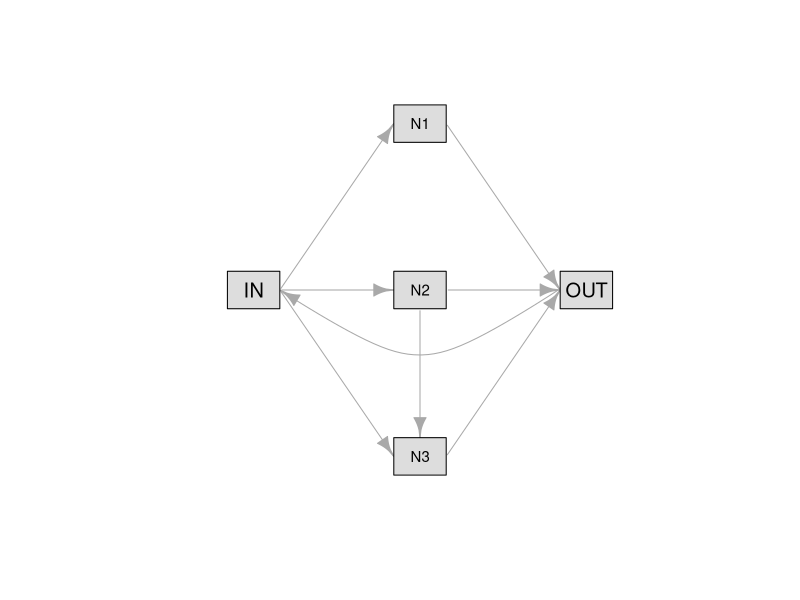

R code for this plot:
# tocID <- "10-courseScripts/exploringNN.R"
#
#
# Purpose: Define simple neural networks. Run them. Experiment with parameters.
#            Find "interesting" variants.
#
#
# Version: 1.9
# Date:    2023-10 - 2024-11
# Author:  boris.steipe@utoronto.ca
#
# Versions:
#   1.9  Update iGraph network sketch. Changed name from "evolvingNN.R" to
#        "exploringNN.R".
#   1.0  Posted for course assignment
#   0.5  More details about spectrum analysis.
#   0.4  Make sure input is from a column vector!
#   0.3  Refactored for better separation of concerns - Defining the network,
#          constructing input, plotting time-course, analyzing output.
#   0.2  Added theoretical explanations
#   0.1  Starter Code
#
# ToDo:
#   2.0  Turn demo code into .Rmd
# Notes:
#
# ==============================================================================


#TOC> ==========================================================================
#TOC>
#TOC>   Section  Title                                                   Line
#TOC> -----------------------------------------------------------------------
#TOC>   1        Preparation: packages                                     74
#TOC>   2        Introduction                                              86
#TOC>   2.1        Terminology:                                            91
#TOC>   2.2        What goes on in a neuron                               155
#TOC>   2.3        A computational neuron                                 169
#TOC>   2.4        Activation functions                                   213
#TOC>   3        Computational Neurons in a Network                       283
#TOC>   3.1        Defining a Neural Network with a Weight matrix         323
#TOC>   3.1.1          Digression: colors                                 363
#TOC>   3.2        Plot the network with igraph::                         408
#TOC>   4        Running the network                                      437
#TOC>   5        Input                                                    546
#TOC>   5.1        Feeding the network: harmonic oscillator               606
#TOC>   6        Workbench                                                636
#TOC>   6.1        Running experiments ...                                741
#TOC>   7        "Interesting" Networks                                   776
#TOC>   8        Code Glossary                                            813
#TOC>
#TOC> ==========================================================================


################################################################################
#                                                                              #
#                            S O U R C E   S A F E                             #
#                                                                              #
#     This script is  "source safe".  source()'ing the  code will  define      #
#     (refresh) the global parameters, and define the functions. It won't      #
#     actually run code. Execute the statements in the if (FALSE) { ... }      #
#     blocks to run the interactive parts of this script.                      #
#                                                                              #
################################################################################



# NOTE: You need to read and explore this script, execute the functions but also
# try what happens if you change things.

# OPEN A NEW R SCRIPT into which you write your code experiments. Then you can
# easily reproduce what you did, and the experiments are automatically
# documented for your report.



# =    1  Preparation: packages  ===============================================

# A package to support plotting. We need this  to plot lines with a colour
# gradient which we can't do in base R.
if (! requireNamespace("plotrix", quietly=TRUE)) {
  install.packages("plotrix")
}
# Package information:
#  library(help   = plotrix)     # basic information
#  data(package  = "plotrix")    # available datasets

# A package to compute with graphs. iGraph is the standard package for working
# with all manners of graphs in R, here I only use it to plot the topology
# of some simple neural networks.
if (! requireNamespace("igraph", quietly=TRUE)) {
  install.packages("igraph")
}
# Package information:
#  library(help   = igraph)     # basic information on available commands


# =    2  Introduction  ========================================================

# In this script we explore how to construct simple neural networks and try to
# evolve complex behavior.

# ==   2.1  Terminology:  ======================================================

# Neuron - the elementary unit:
# ======-----------------------
# The term "neuron" comes from an analogy of computational "Artificial Neural
# Networks" (ANN, or simply NN) with biological networks of interconnected nerve
# cells. In biology, a nerve cell is called a neuron. In some contexts one might
# speak of "nodes", especially in the context of graph theory, or when
# discussing non-neural network machine learning models. In our context, we
# always call the elementary unit of computation a "neuron".

# Input - what goes into a neuron:
# =====---------------------------
# Information is passed between neurons, and what a neuron receives is its
# "input". The terms "signal" or "activity" is sometimes used, however, input is
# the most generic and easily understood.

# Output - what a neuron produces:
# ======--------------------------
# The result of a neuron's information processing is its "output". In some
# contexts, "activation" is used, especially when referring to the value a
# neuron produces after applying its activation function. But output is the
# generally accepted term.

# Connection - what allows neurons to exchange information:
# ==========-----------------------------------------------
# In general we speak of two neurons having a "connection" when they exchange
# information. "Edge" is a term borrowed from graph theory (sometimes also
# "arc") and might be encountered when discussing networks from a topological or
# graphical perspective. "Dendrite" and "axon" are biological terms for the
# cellular structures that form connections, and a "Synapse" is the actual point
# of contact and interface for passing information, these can be used to
# emphasize biological parallels. When speaking of the system of connections
# we refer to the"topology", or "architecture" of the network.

# Source - A neuron from which input is received:
# ======-----------------------------------------
# A neuron receives input from a "source". In network theory, "predecessor"
# might be used. In graph theory, we sometimes encounter "tail" to refer to the
# node of origin for an edge in a directed graph. In graph theory a "source" is
# a node that has no incoming edges, so our usage here is more general.

# Target - A neuron to which output is sent:
# ======------------------------------------
# The neuron that receives output from another is its "target". In network
# theory, "successor" might be used. In graph theory, we sometimes encounter
# "head" to refer to the node that an a directed edge connects to, or the
# related term  "sink" - a node that has no outgoing edges.

# So: A NEURON receives INPUT through a CONNECTION to a SOURCE, and transmits
# OUTPUT to a TARGET.

# Iteration - updating all neurons in turn:
# =========--------------------------------
# We call the process of receiving input for all neurons and updating
# the output, one "iteration" of the network. The term "step" is sometimes used
# equivalently, but we will use it only (if at all) to refer to the update of a
# single neuron. Related are "ticks" - elementary units of time, for example
# in the Game of Life; "cycles" is sometimes used to refer to cyclical
# or recurrent processes. "Epoch", and "batch" are machine learning terms: one
# full optimization cycle is an "epoch", a subset of data that is used in
# learning is a "batch".


# ==   2.2  What goes on in a neuron  ==========================================

# A neuron processes its input in the following way:
#   1. Each input is multiplied with a weight that the neuron stores. This
#      is the "strength" of the connection. The weighted inputs are all
#      summed together.
#   2. To this is added a "bias". This determines the baseline level, or
#      sensitivity of the neuron.
#   3. The result is passed through an "activation function". This determines
#      the "output" of the neuron.
#   4. The output is made available as input for every connected neuron.
#   5. The process is iterated.


# ==   2.3  A computational neuron  ============================================

# If we implement such a computational neuron, we could proceed as follows:

if (FALSE) {

  # Assume our neuron receives input from three other neurons. Let's just
  # pick -1, 3, and 5 as those inputs:
  (input <- c(-1, 3, 5))     # NOTE: wrapping a statement with parentheses
  #       performs the assignment AND prints the
  #       result in one step.

  # When the neuron receives that input, it multiplies each input by a weight.
  # So let's define weights, again: arbitrarily
  (weights <- c(-3, 1, -2))

  # Finally, we define a bias ...:
  bias <- 0.1

  # And an activation function:
  fAct <- function(x) { return(tanh(x)) }

  # With that, we can compute one step of information processing.

  # First we multiply the inputs with the weights:
  (x <- input * weights)
  # ... then we add them all together:
  (x <- sum(x))
  # ... then we add the bias:
  (x <- x + bias)
  # ... then we apply the activation function.
  (x <- fAct(x))

}

# That's it! That's how our neuron responds to the input it received
# from three other neurons. That's the value it will send to all neurons
# it connects to.


# Let's talk about the activation function - the function that takes an input
# and computes the actual value of the output.


# ==   2.4  Activation functions  ==============================================

# There are many ways to define activation functions.
# (cf. https://en.wikipedia.org/wiki/Activation_function)
#
# Here we use three common ones but it should be easy for you to define
# more. We will define:
#   - the logistic function (or sigmoid function),
#   - the hyperbolic tangent
#   - the ReLU function

# Let's define them first, then compare them.

# The logistic function returns very small values over most of its negative
# domain then softly switches to positive values. I have transformed its
# location and scale to approximate the behaviour of the ReLU() function.
fLogistic <- function(x, loc = 2.3, scale = 1, A = 5) {
  return(A * plogis(x, location = loc, scale = scale))
}

# The hyperbolic tangent looks similar to the logistic function, but it is
# symmetric around the x-axis. It is the only of the three functions that will
# return negative values (although the other functions too can result in
# negative outputs if the neuron has negative weights on some inputs.)
fTanh <- function(x, A = 5, scale = 0.3) {
  return(A * tanh(x * scale))
}

# The ReLU (Rectifier Linear Unit) activation function is very often used
# in machine learning applications. It is very simple:
# return x, if x is positive, 0 otherwise.
ReLU <- function(x) {
  return(ifelse(x > 0, x, 0))
}

# Plot them to compare them:
if (FALSE) {

  inputs <- seq(-8, 8, by = 0.1)  # Some sequence of x-values for which
                                  # we want our functions plotted.

  # first plot: fTanh()
  plot(inputs, fTanh(inputs, A = 5, scale = 0.3), type = "l", lwd = 2,
       main = "Activation functions", xlab = "input", ylab = "output")
  abline(v = 0 , col = "#CCDDEE")
  abline(h = 0 , col = "#CCDDEE")

  # overlay fLogistic()
  points(inputs, fLogistic(inputs), type = "l", lwd = 2, col = "#55CC99")

  # overlay ReLU()
  points(inputs, ReLU(inputs), type = "l", lwd = 2, col = "#BB0000")

  # Add a legend. Always add legends to plots!
  legend("bottomright",
         legend = c("fTanh()", "fLogistic()", "ReLU()"),
         col = c("#000000", "#55CC99", "#BB0000"),
         lty = 1, lwd = 2, bty = "n")

}


# (For everything that follows below, I will use ReLU() as the default
# activation function. But I will write the code so it is easy to change the
# activation function for experiments.)

# With that, we have everything in place to define individual neurons. Ready for
# the next step: lets connect several neurons together as a network.


# =    3  Computational Neurons in a Network  ==================================

# A neural network is a set of connected neurons. Here is an example:
#
#               +--->[N1]---+
#               |           |
#   >--+--[IN]--+--->[N2]-+-+->[OUT]--+--->     #
#      ^        |         | |         |         # We define a simple network of
#      |        | +<------+ |         |         # computational neurons ...
#      |        | |         |         |         #
#      |        +-+->[N3]---+         |
#      +------------------------------+
#

NN1 <- igraph::make_graph(edges = c("IN",  "N1",
                                    "IN",  "N2",
                                    "IN",  "N3",
                                    "N1",  "OUT",
                                    "N2",  "N3",
                                    "N2",  "OUT",
                                    "N3",  "OUT",
                                    "OUT", "IN"),
                          directed = TRUE)

myLayout <- matrix(c(-1,  0,  # "IN" on the left
                      0,  1,  # "N1" in the center-top
                      0,  0,  # "N2" in the center-middle
                      0, -1,  # "N3" in the center-bottom
                      1,  0), # "OUT" on the right
                    ncol = 2, byrow = TRUE)

plot(NN1,
     layout = myLayout,
     vertex.color = "#DDDDDD",
     vertex.shape = "crectangle",
     vertex.size = 31.5,
     vertex.size2 = 22.5,
     vertex.label.color = "#000000",
     vertex.label.cex = c(1.2, 0.9, 0.9, 0.9, 1.2),
     vertex.label.family = "Helvetica",
     edge.curved = c(rep(0, 7), 0.7))

# What happens if we pass a single unit of input into the network?
#
# Assume all weights are the same, and they are 1.0 .
#
# Steps:
# 1. [IN] multiplies it with weight 1, and generates 1 as the output.
# 2. [N1], [N2], and [N3] receive this input, and generate an output of 1.
# 3. [OUT] receives 3 inputs. [N3] receives 1 input.
# 4. [IN] receives the three outputs from [OUT]. [OUT] receives input from [N3].
# 5. The inputs are further circulating through the network. Note that the
#    values get larger and larger.

# To represent this network on a computer, we can list the
# connections that each neuron receives :
# [IN]  <- [OUT]
# [N1]  <- [IN]
# [N2]  <- [IN]
# [N3]  <- [IN], [N2]
# [OUT] <- [N1], [N2], [N3]

# We can then set up nested if-else statements to determine which input
# to multiply with what weight and what output to compute to propagate
# information through the network.


# ==   3.1  Defining a Neural Network with a Weight matrix  ====================

# But there is a simpler way to do this, which is much more flexible and faster
# to work with: we represent the network in a matrix. We keep the weights in
# this matrix. Wherever the weights are zero, this means those neurons have no
# connection. An input that is multiplied with a weight of zero does not
# have an effect.

# Weights don't have to be zero or one. Any non-zero weight will have an effect
# on the output.

# Non-zero weights in a matrix cell mean: the neuron that owns the row of that
# cell is connected to and receives input from the neuron that owns the column.
# Let's construct such a matrix:

NEUNAM <- c("IN", "N1", "N2", "N3", "OUT")   # We define some neuron names
nNeurons <-  length(NEUNAM)                  # and that implies the number
weightMat <- c(
#  IN    N1    N2    N3   OUT
    0,    0,    0,    0,  1.0,  # IN         # Next I just write the weights
  1.0,    0,    0,    0,    0,  # N1         # into a linear vector, with
  1.0,    0,    0,    0,    0,  # N2         # enough cells to form a square
  1.0,    0,  1.0,    0,    0,  # N3         # matrix (with nNeurons^2 cells).
    0,  1.0,  1.0,  1.0,    0)  # OUT

weightMat <- matrix(weightMat,               # We reshape the vector into a 2D
                    nrow = nNeurons,         # square matrix
                    byrow = TRUE)            # row-by-row.
rownames(weightMat) <- NEUNAM                # And we assign the neuron names
colnames(weightMat) <- NEUNAM

vBias <- rep(0.1, nNeurons)                  # We also define a bias vector.
names(vBias) <- NEUNAM                       # You can later experiment with it.


# Lets Visualize this network: we use the igraph package to convert the matrix
# into an adjacency matrix ( a way to represent a mathematical graph, and
# we use the igraph plotting methods to plot the network.)


# ===   3.1.1  Digression: colors

# Never underestimate the importance of color schemes. Colors help to form
# interpretative associations. Using colors well enhances the story your results
# are telling. Poorly chosen colors obscure the story. Inconsistent colors tell
# the wrong story. Taking time and care with your colors is always worth the
# effort!

# Let's compute a consistent set of colors for plotting the network. A green hue
# for input, a red hue for output, and shades of slate grey for intermediate
# neurons. I'll provide a function for this, so we are flexible to change the
# number of neurons if we wish.

neuCols <- function(N,
                    cIN = "#01cb73",
                    cN = c("#274886","#6b89a3","#8caab1"),
                    cOUT = "#d91c68",
                    alpha = "55") {
  # Make a named vector of N colors. The first element is "IN", the last
  # element is OUT, and the intermediate elements are named N1, N2, ...
  # Parameter "alpha" sets the transparency. It is a two-digit hexadecimal
  # value: "ff" is fully opaque, "00 is fully transparent. alpha = 55 is
  # 33% opaque. Using transparent colors in dense plots allows to see
  # overlaps.

  cIN  <- paste0(cIN,  alpha)
  cN   <- paste0(cN,   alpha)
  cOUT <- paste0(cOUT, alpha)
  fColN <- colorRampPalette(cN, alpha = TRUE)
  vCol <- c(cIN, fColN(N - 2), cOUT)
  names(vCol) <- c("IN", paste0("N", 1:(N-2)), "OUT")

  return(vCol)

}

if (FALSE) {
  # check the colors
  barplot(rep(1, 5), col = neuCols(5))
  barplot(rep(1, 9), col = neuCols(9))
}

NEUCOL <- neuCols(nNeurons)


# ==   3.2  Plot the network with igraph::  ====================================

# Step one: treat the weightMatrix as an adjacency matrix and create an
# igraph::graph object

if (FALSE) {
  myNN <- igraph::graph_from_adjacency_matrix(t(weightMat),
                                              mode = "directed",
                                              weighted = TRUE)
}


# Step 2: do the actual plot.

if (FALSE) {
  oPar <- par(mar= rep(1, 4))     # Reduce margins, save graphics state
  plot(NN1,
       vertex.size = 40,
       layout = igraph::layout_in_circle(myNN, order = c(5,2,1,3,4)),
       vertex.color = NEUCOL,
       vertex.label.family = "sans")
  par(oPar)                       # Restore the graphics state
}


# So far so good, we have a way to represent our neural network, and to plot it.
# Now we can think of running it!


# =    4  Running the network  =================================================

# Running the network means propagating inputs through the network and observing
# what happens. Given the architecture we have defined, that is very easy to do.
# We write a simple function for that - and we make it flexible. For
# example, we pass in the activation function in a parameter, so we can easily
# use different activation functions. Yes, functions in R can be arguments of
# other functions. We simply assign the function name.

if (FALSE) {
  # Check your understanding of the terminology: paste the following into
  # your favorite generative AI.
  t2c("I am new to programming. Please explain the difference between the argument and the parameter of a function. An R code example would be great.")
}


# Take care to not assign
# the return value, but the function! Here is an example of this syntax:

if (FALSE) {

  Sys.time()         # Gives me the current date and time.
  now <- Sys.time()  # "now" is now a time object.
  print(now)         # Printing "now" gives you the time when it was assigned.

  now <- Sys.time    # "now is now a function - Sys.time() by another name.
  print(now)         # Printing it gives me information about the function.
  now()              # But I can use it like a function.

}


iterateNN <- function(v, mat, bias, fAct = ReLU, nrm = TRUE) {
  # Purpose: Iterate the input vector v through the network
  # defined in mat and return the resulting output of all neurons.
  #
  # Parameters:
  #   v:     the input vector, i.e. the output of each neuron after the
  #            previous step. v is converted to a column vector, in case
  #            it isn't one already.
  #   mat:   the matrix of weights of all neuron's inputs. Also implies
  #            the topology of the network.
  #   bias:  biases are added to the weighted sum of inputs - i.e to
  #            the result of the matrix multiplication.
  #   fAct:  the activation function to use: ReLU by default.
  #   nrm:   if TRUE, rescale the result to keep the sum of output values
  #            constant. Only the relative inputs change. This keeps the
  #            internal state of the network commensurate with the constant
  #            levels of the bias vector and the input.

  v <- vc(v)                  # Convert v to a column vector, just in case
  vOut <- mat %*% v           # Multiply weight matrix with input vector
  vOut <- vOut + bias         # Add biases
  vOut <- fAct(vOut)          # Apply the activation function to each neuron
  if(nrm) {
    vOut <- vOut / sum(vOut)  # Normalize, to prevent runaway activation
  }
  return(vOut)

}

# Let's give this a try, using the weight matrix we defined above and a
# bias vector of 0.

if (FALSE) {

  vIn <- vc(c(1, 0, 0, 0, 0))  # We pass a column vector with a single
                               # value of 1.0 to the network. This means: [IN]
                               # has an output of 1, all other neurons have
                               # an output of 0.
  # Iterate each neuron for one step
  (vOut <- iterateNN(v = vIn, mat = weightMat, bias = rep(0,5), nrm = FALSE))

  # This returns:

  #      [,1]
  #  IN     0
  #  N1     1
  #  N2     1
  #  N3     1
  #  OUT    0

  # Now we can use this output as the new input, and see how this activation
  # spreads
  vNext <- vOut

  # Select the following line, and execute it a few times. See how the neuron
  # states change. Can you predict the next step after each one? (Refer to the
  # plot.)
  (vNext <- iterateNN(v = vNext, mat = weightMat, bias = rep(0,5), nrm = FALSE))

  # Iteration:    0   1   0   0   0   0
  # ------------------------------------
  #        IN     1   0   0   3   1   0
  #        N1     0   1   0   0   3   1  ... etc.
  #        N2     0   1   0   0   3   1
  #        N3     0   1   1   0   3   4
  #        OUT    0   0   3   1   0   9

  # Don't gloss over this: take your time to understand what's happening here
  # and to see how we are passing input and output through the network, by
  # actually just performing matrix multiplication. Make sure that you see
  # how this happens: it's really one of the key insights for this unit.

}

# At this point we are ready to make our network do some actual work.


# =    5  Input  ===============================================================

# As you have seen above, the values from a single unit of input grow quite
# quickly. This is why we added the option to normalize the output at each step.
# Let's turn normalization back on, iterate for a few cycles and see what
# happens.

if (FALSE) {
  nIter <- 30
  vNext <- vc(c(1, 0, 0, 0, 0))
  out <- vNext
  for (i in 1:nIter) {
    vNext <- iterateNN(v = vNext, mat = weightMat, bias = rep(0, 5))
    out <- cbind(out, vNext)
  }
  plot(0:nIter, out[1,],
       ylim = c(min(out), max(out)),
       ylab="Output", xlab = "iterations",
       type = "l", col = NEUCOL[1])
  for (i in 2:5) {
    points(0:nIter, out[i, ], type = "l", col = NEUCOL[i])
  }
  abline(v = c(10, 14) , col = "#CCDDEE")

  # Let's print the values in the slice between the two vertical lines.
  print(out[ , 10:14])

  # You see the following:
  #  1: An activation pulse cycles through the network along the cyclical
  #       connections we have defined,
  #  2: Over time, the output appears to converge to a steady state.
  #  3: The values for [N1] and [N2] are always the same.

  # Now try running this again for more iterations.
  nIter <- 150
  # ... and select and execute the code above, beginning from
  #   vNext <- vc(...

  # At this steady-state, we have an output that we can feed into the network,
  # and then the network returns the same vector of numbers.

  (vSteady <- vc(out[ , ncol(out)]))
  iterateNN(v = vSteady, mat = weightMat, bias = rep(0,5))

  # Note that this does not mean the network does nothing. Every neuron receives
  # input, and produces output - it is just that the values are perfectly
  # balanced. Which is actually pretty interesting, when you think about it.

  # What happens if you give the network a non-zero bias? Try it!

}


# What we learn is: in this scenario, a single activation excites the network
# and then converges to a non-zero steady state of activations.

# But we're here to explore complexity. Can we get more interesting behaviour?
# What happens when we "feed" an outside signal into the netwoork?

# ==   5.1  Feeding the network: single pulse  ==========================

# For convenience, we write our simple single impulse vector into a function:

pulse <- function(N, lev = 1.0) {
  # return a single input at point t = 1, and then zero for the rest of the
  # N time points.
  out <- numeric(N)    # vector pre-filled with zeros
  out[1] <- lev        # first element become "lev"
  return(out)          # return the vector
}


# ==   5.1  Feeding the network: harmonic oscillator  ==========================

# For sustained activity, we can feed a harmonic oscillator into the network
# input. That's just a sine wave over time.

oscillator <- function(i, A = 0.2, f = 1/40, damp = 1.0) {
  # return a sine-function at point t = i with a frequency of f
  val <- A * sin((i - 1) * 2 * pi * f)
  val <- val * damp^i
  return(val)
}

if (FALSE) { # Plot the output of oscillator function

  vFeed <- oscillator(1:200)
  plot(0:(length(vFeed) - 1),
       vFeed,
       type = "b", cex = 0.7,
       xlab = "Iteration", ylab = "Input value",
       main = "Harmonic Oscillator Input")
  abline(h = 0, col = "#AA0000")
  abline(v = c(0, 40, 80, 120, 160, 200), col = "#DDDDFF")
}

# Check and see what happens when you set the damping factor to 0.98

# To use such input to drive our network, we simply add it to the input vector
# in the row of the [IN] neuron.


# =    6  Workbench  ===========================================================

# To experiment more thoroughly, we set up a helper function that takes care of
# the following:
#
# 1: It runs the iterations. For each of N required steps, we add some input
#      into the network and record the output of all nodes.
# 2: It stores the results.
# 3: It creates basic plots on the results.
# 4: It returns the arguments we used and the results in a list, for
#      reference and re-use.


runIterations <- function(vF,                 # input feed vector
                          mat = weightMat,    # the weight matrix
                          bias = vBias,       # the bias vector
                          fAct = ReLU,        # the activation function
                          ...,                #   ... additional parameters
                          doPlot = TRUE) {    # plot the results

  # Iterate the values in vFeed over the network specified in mat using
  # "bias" as a bias vector.
  N <- length(vF)                             # number of iterations
  nNodes <- nrow(mat)                         # number of nodes in the network
  vIn <- vc(numeric(nNodes))                  # initialize input: all zeros
  vIn[1,1] <- vF[1]                           # initialize [IN] with vFeed[1]
  results <- matrix(numeric(nNodes * N),      # results matrix: N output vectors
                    ncol = N)                 # ... kept in columns
  results[, 1] <- vIn                         # initialize: first input

  # Now run the actual iteration
  for (i in 2:N) {                            # run for N steps:
    results[,i] <- iterateNN(results[,(i-1)], # Take the previous step's output
                             mat = mat,       # and compute the output for the
                             bias = bias,     # current step.
                             fAct = fAct)

    # Add the value in vF[i] to the input vector for [IN], to be
    # used in the next step.
    results[1, i] <- results[1, i] + vF[i]
  }

  # That's it. The rest is plotting and bookkeeping.

  if (doPlot) {

    # set up a matrix to define the plot window layout.
    lay <- matrix(c(1, 1, 2, 3), nrow = 2)
    #         [,1] [,2]    This means: the next plot (#1) will go in the left
    #    [1,]    1    2    half of the plot window, then (#2) in the top-right,
    #    [2,]    1    3    and the last one (#3) in the bottom-right.
    layout(lay, widths=c(1,1), heights=c(1,1))  # activate this layout

    # Plot #1: Individual neuron states over time
    # ===========================================
    plot(results[1, ], type = "l",                            # Plot [IN]
         ylim = c(min(results), max(results)),
         xlab = "iterations",
         ylab = "neuron output",
         col = NEUCOL[1])
    for (i in 2:(nNodes - 1)) {
      points(results[i, ], type = "l", col = NEUCOL[i])      # Plot [N_i]
    }
    points(results[nNodes, ], type="l", col=NEUCOL[nNodes])  # Plot [OUT]

    # Plot #2: phase space of [IN] and [OUT]
    # ======================================
    normIn  <- mmScale(results[1, ])    # apply min-max scaling
    normOut <- mmScale(results[nNodes, ])
    myCols <- rev(hcl.colors(N,                     # fetch a predefined
                             palette = "Red-Blue",  # spectrum of colors
                             alpha=0.33))           # 67% transparent
    plot(normIn, normOut,
         main = "Phase Space of [IN] and [OUT]",
         xlab = "[IN]", ylab = "[OUT]",
         type = "n")                    # only setup the empty frame
    # make a gradient colored line to show the progression of the states
    plotrix::color.scale.lines(normIn, normOut, col = myCols, lwd = 2)
    legend("bottomright",                  # add a legend to the plot
           legend = c("start",
                      sprintf("%d iterations", N)),
           fill =  c(myCols[1], myCols[N]),
           cex = 0.75,
           bty = "n")

    # Plot #3: spectrum of the [OUT] trajectory
    # =========================================
    stats::spectrum(results[5, ], main = "Spectral density of [OUT]",
                    xlab = "frequency", ylab = "density",
                    col = NEUCOL[nNodes])

  } # end if (doPlot) ...

  # Create output list
  argList <- list()
  argList$call <- match.call()      # retrieves this run's arguments
  argList$args$NN$weightMat <- mat  # The network's actual weight matrix ...
  argList$args$NN$vBias <- bias     # ... and bias vector
  argList$feed <- vF                # The feed vector
  argList$results <- results        # The results

  return(invisible(argList))
}


# ==   6.1  Running experiments ...  ===========================================


if (FALSE) {   # Experiments

  dev.new()          # set up a nice, large plotting window:

  # Run an iteration of the network. Store the results in a list.

  # 200 steps, default arguments
  outList <- runIterations(vF   = oscillator(1:200),
                           mat  = weightMat,
                           bias = c(0.1, 0.1, 0.1, 0.1, 0.1),
                           fAct = ReLU)

  # You can review the arguments you used:
  outList$call
  outList$args

  # You can also save the list, or print() it in a way that you can
  # store it reproducibly in a text document (like a report):

  dput(list(call = outList$call, args = outList$args)) # Note: we don't really
                                                       # want to include the
                                                       # actual feed or output
                                                       # in such a textual
                                                       # representation.

  # And, we can read the arguments from a file, or a character string after
  # assigning the output, e.g.: newList <- dget(textConnection(txt))


 }


# =    7  "Interesting" Networks  ==============================================

# Now the key question is: what are the properties of neural networks - as
# computational devices - that support "interesting" bevhaviour, i.e.
# behaviour "At the Edge of Chaos"?

# Your task is to use the tools you have here (or construct additional ones)
# to answer this question.

# Here is a brief list of the kind of things we could think of:
#
#  - Can we get continuous cycling output, or does the network always
#    equilibrate?
#  - Can we get truely chaotic behaviour?
#
# - More weights? Fewer weights? Random weights?
# - More cells, fewer cells?
#
# - What is a possible objective function for "interesting"?
# - Different feeds:
#   - pulsed?
#   - white noise?
#   - Fibonacci word (aperiodic)?
#   - ...
# - Can we do computations?
#   - Logic functions?
#   - Period doubling?
#   - Rectifier?
#   - Frequency analyzer?
#   - Noise suppression?
#   - Threshold activation?
#   - Bistable behaviour?
# - ...

# Have fun!


# =    8  Code Glossary  =======================================================

#: [Begin Glossary]

# === Operators ===

#: + - * / ^ (op: arithmetic {base}) Standard arithmetic operators. (a^b) is a
#         to the power of b. [OXDyF]
#: %% %/% (op: modulus {base}) (a %% b) gives the remainder of a/b - "modulus",
#         (a %/% b) is the floored result of a/b - "integer division". [Gk3z4]
#: : (op: sequence {base}) (a:b) creates a sequence from a to b in steps of 1
#         or -1. [wgvi3]
#: %*% (op: matrix {base}) Matrix multiplication. [JI9Y6]
#: = <- <<- (op: assignment {base}) Assignment operators. [afYyx]
#: [ ] [[ ]] (op: subsetting {base}) Paired subsetting operators retrieve
#         groups of elements ([]) or single elements ([[]]) from objects.
#         [7l5HI]
#: ( ) (op: grouping {base}) Paired parentheses group elements for mathematical
#         expressions and function argument lists. [rEjog]
#: { } (op: block {base}) Paired curly braces define blocks of code, or combine
#         multiple expressions. [ogeDk]
#: :: ::: (op: access {base}) Access exported (::) or non-exported (:::)
#         functions from a package. [CuewL]


# === Language and keywords ===

#: if (lan: control {base}) Executes code if the attached condition is true.
#         [CUn39]
#: else (lan: control {base}) Accompanies if to provide alternative code when
#         the if condition is false. [mBaKk]
#: ifelse() (func: control {base}) Vectorized short form of if / else.
#         ifelse(a, b, c) returns b if a is TRUE, c if it is FALSE. [WkDiD]
#: for (lan: control {base}) Repeatedly runs a block of code for each element
#         in a sequence. [3Ttps]
#: in (lan: control {base}) Used within a for loop as an iterator to access
#         each element of a sequence or collection in turn. [eLRUR]
#: TRUE (lan: keyword {base}) Logical constant. [vQULX]
#: FALSE (lan: keyword {base}) Logical constant. [4yudz]


# === Functions ===

#: c() (func: manipulator {base}) Combines values into a vector or list. [TERFD]
#: colnames() (func: attributes {base}) Retrieves or sets the column names of a
#         matrix or data frame. [AvZNg]
#: function() (func: constructor {base}) Constructs a function. [N6BsE]
#: logical() (func: constructor {base}) Creates a logical vector. [uN0cu]
#: matrix() (func: constructor {base}) Constructs a matrix from given data with
#         specified numbers of rows and columns. [itkbr]
#: max() (func: statistics {base}) Returns the maximum value of a numeric
#         vector. [5k8NG]
#: min() (func: statistics {base}) Returns the minimum value of a numeric
#         vector. [XsKOW]
#: names() (func: attributes {base}) Retrieves or assigns names to the elements
#         of a vector or list. [1xzLs]
#: nrow() (func: attributes {base}) Gets or sets the number of rows in a matrix
#         or data frame. [1ABLH]
#: numeric() (func: constructor {base}) Creates a numeric (double precision)
#         vector. [GjWWt]
#: rep() (func: sequences {base}) Replicates the values of a vector a specified
#         number of times or to achieve a specified length. [O0G2t]
#: return() (func: function control {base}) Ends a function and provides a
#         result back to the caller. [ylArJ]
#: rownames() (func: attributes {base}) Retrieves or sets the row names of a
#         matrix or data frame. [Cc6vS]
#: sqrt() (func: math {base}) Calculates the square root of numeric values.
#         [dYjhX]

#: [End Glossary]

# [END]
